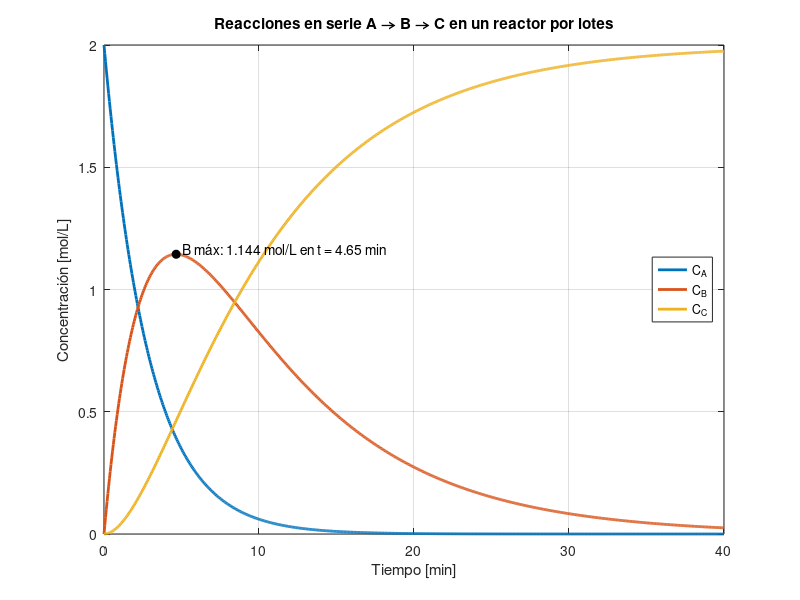

Write the MATLAB code that produced this figure.
%% Reacciones en serie A -> B -> C en un reactor por lotes
% e-Reactor · Cinética y reactores químicos
%
% Cinética de primer orden para ambas etapas:
%   dCA/dt = -k1*CA
%   dCB/dt =  k1*CA - k2*CB
%   dCC/dt =  k2*CB
%
% Se resuelve con ode45 y el máximo de B se compara con la solución analítica:
%   t_max  = ln(k2/k1) / (k2 - k1)
%   CB_max = CA0 * (k1/k2)^(k2/(k2 - k1))
%
% Funciona en MATLAB (R2016b o posterior) y en GNU Octave.

clear; clc; close all;

%% Parámetros (modifícalos)
k1  = 0.35;    % 1/min   A -> B
k2  = 0.12;    % 1/min   B -> C
CA0 = 2.0;     % mol/L
tf  = 40;      % min

%% Sistema de ecuaciones diferenciales
dCdt = @(t, C) [ -k1*C(1);
                  k1*C(1) - k2*C(2);
                  k2*C(2) ];

opciones = odeset('RelTol', 1e-8, 'AbsTol', 1e-10);
[t, C] = ode45(dCdt, linspace(0, tf, 801), [CA0; 0; 0], opciones);

%% Máximo de B: numérico vs. analítico
[CBmax_num, idx] = max(C(:,2));
tmax_num = t(idx);
if abs(k1 - k2) > 1e-12
    tmax_an  = log(k2/k1) / (k2 - k1);
    CBmax_an = CA0 * (k1/k2)^(k2/(k2 - k1));
else
    tmax_an  = 1/k1;              % caso límite k1 = k2
    CBmax_an = CA0 * exp(-1);
end

fprintf('Reacciones en serie A -> B -> C  (k1 = %.3f, k2 = %.3f 1/min)\n\n', k1, k2);
fprintf('                     numérico    analítico\n');
fprintf('  t_max  [min]     %9.3f   %9.3f\n', tmax_num, tmax_an);
fprintf('  CB_max [mol/L]   %9.4f   %9.4f\n', CBmax_num, CBmax_an);
fprintf('\nBalance al final: CA + CB + CC = %.6f mol/L (debe ser %.4f)\n', sum(C(end,:)), CA0);

%% Gráfica
figure('Color', 'w');
plot(t, C(:,1), 'LineWidth', 2); hold on;
plot(t, C(:,2), 'LineWidth', 2);
plot(t, C(:,3), 'LineWidth', 2);
plot(tmax_an, CBmax_an, 'ko', 'MarkerFaceColor', 'k');
text(tmax_an, CBmax_an, sprintf('  B máx: %.3f mol/L en t = %.2f min', CBmax_an, tmax_an), ...
     'VerticalAlignment', 'bottom');
grid on; box on;
xlabel('Tiempo [min]');
ylabel('Concentración [mol/L]');
title('Reacciones en serie A \rightarrow B \rightarrow C en un reactor por lotes');
legend('C_A', 'C_B', 'C_C', 'Location', 'east');

%% Para pensar
% 1) ¿Qué pasa con t_max y CB_max si k2 > k1?
% 2) Si B es el producto deseado, ¿en qué tiempo detendrías el reactor?
% 3) Cambia k2 a 0.35 (k1 = k2) y verifica el caso límite.
